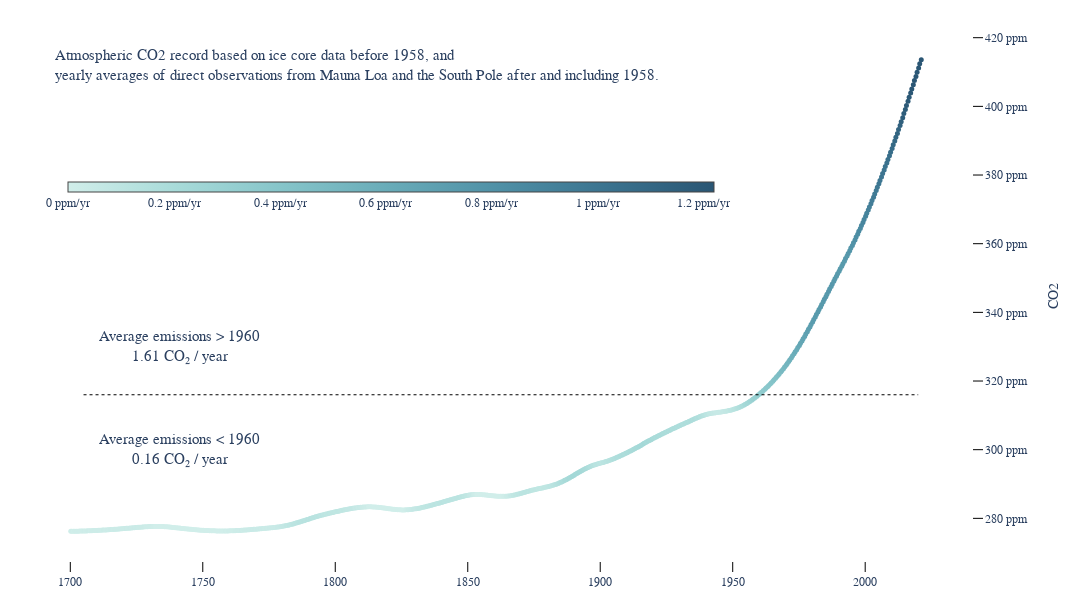

Notebook source saved alongside this figure:
### Code cell
keeling_trace = go.Scatter(
    x=emissions_1700['date'], 
    y=emissions_1700['co2'],
    mode='markers',
    marker=dict(
        size=5,
        colorscale='teal', 
        color=emissions_1700.co2.rolling(window='365D').apply(lambda x: x.iloc[-1] - x.iloc[0]).clip(lower=0.0),
        showscale=True,
        colorbar=dict(
            orientation='h',
            ticksuffix=' ppm/yr',
            y=0.65,
            x=0.39,
            len=0.7,
            thickness=10.0
        )
    ),
)

title="""
Atmospheric CO2 record based on ice core data before 1958, and
<br>yearly averages of direct observations from Mauna Loa and the South Pole after and including 1958.
"""

layout = go.Layout(
    title=dict(text=title, x=0.05, y=0.9),
    font_family='serif',
    title_font_size=15,
    plot_bgcolor='white',
    xaxis=dict(
        showgrid=False,
        showline=True,
        ticklen=10,
        tickcolor='black',
        ticks='outside',
    ),
    yaxis=dict(
        showgrid=False,
        showline=True,
        title='CO2',
        side='right',        
        ticklen=10,
        tickcolor='black',
        ticks='outside',
        ticksuffix=' ppm  '
    ),
    margin=dict(l=20, r=120, t=30, b=20),
    width=1300,
    height=600,
)

fig = go.Figure(data=keeling_trace, layout=layout)

x_to_dt = lambda d: datetime.strptime(d, '%Y.%m')

fig.add_shape(type='line',
    xref='x', yref='y',
    x0=x_to_dt('1705.1'),
    x1=x_to_dt('2020.1'),
    y0=316, 
    y1=316,
    line=dict(
        color='black',
        dash='dot',
        width=1,
    )
)

float_formatter = "{:.2f} CO&#8322; / year".format

fig.add_annotation(
    font=dict(size=15),
    x=x_to_dt('1710.1'),
    y=300,
    showarrow=False,
    text='Average emissions < 1960<br>' + float_formatter(mean_pre1960),
    textangle=0,
    xanchor='left')

fig.add_annotation(
    font=dict(size=15),
    x=x_to_dt('1710.1'),
    y=330,
    showarrow=False,
    text='Average emissions > 1960<br>' + float_formatter(mean_post1960),
    textangle=0,
    xanchor='left')

fig.show()

### Figure 1 — Plotly figure (JSON) as saved in the notebook; plotly's stock layout.template omitted (floating-point values rounded to 4 significant figures; data arrays with more than 128 entries replaced by an {"elided": "..."} marker saying what was removed)
{"data": [{"marker": {"color": {"elided": "643 float values"}, "colorbar": {"len": 0.7, "orientation": "h", "thickness": 10, "ticksuffix": " ppm/yr", "x": 0.39, "y": 0.65}, "colorscale": [[0, "rgb(209, 238, 234)"], [0.1667, "rgb(168, 219, 217)"], [0.3333, "rgb(133, 196, 201)"], [0.5, "rgb(104, 171, 184)"], [0.6667, "rgb(79, 144, 166)"], [0.8333, "rgb(59, 115, 143)"], [1, "rgb(42, 86, 116)"]], "showscale": true, "size": 5}, "mode": "markers", "type": "scatter", "x": {"elided": "643 str values"}, "y": {"elided": "643 float values"}}], "layout": {"annotations": [{"font": {"size": 15}, "showarrow": false, "text": "Average emissions < 1960<br>0.16 CO&#8322; / year", "textangle": 0, "x": "1710-01-01T00:00:00", "xanchor": "left", "y": 300}, {"font": {"size": 15}, "showarrow": false, "text": "Average emissions > 1960<br>1.61 CO&#8322; / year", "textangle": 0, "x": "1710-01-01T00:00:00", "xanchor": "left", "y": 330}], "font": {"family": "serif"}, "height": 600, "margin": {"b": 20, "l": 20, "r": 120, "t": 30}, "plot_bgcolor": "white", "shapes": [{"line": {"color": "black", "dash": "dot", "width": 1}, "type": "line", "x0": "1705-01-01T00:00:00", "x1": "2020-01-01T00:00:00", "xref": "x", "y0": 316, "y1": 316, "yref": "y"}], "title": {"font": {"size": 15}, "text": "\nAtmospheric CO2 record based on ice core data before 1958, and\n<br>yearly averages of direct observations from Mauna Loa and the South Pole after and including 1958.\n", "x": 0.05, "y": 0.9}, "width": 1300, "xaxis": {"showgrid": false, "showline": true, "tickcolor": "black", "ticklen": 10, "ticks": "outside"}, "yaxis": {"showgrid": false, "showline": true, "side": "right", "tickcolor": "black", "ticklen": 10, "ticks": "outside", "ticksuffix": " ppm  ", "title": {"text": "CO2"}}}}
